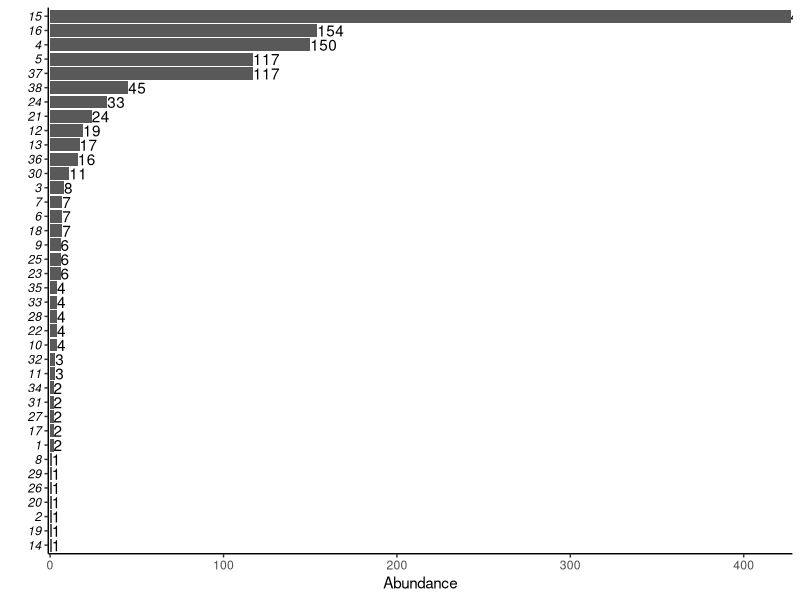
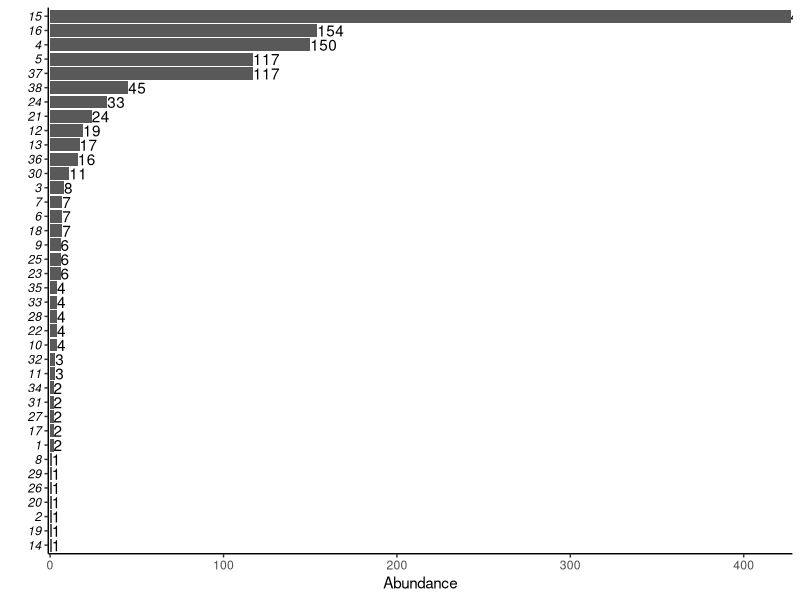

Recreate these plots in R, in order.
# Spatial Figures 
# Author: Isabella Richmond 
# This script is for producing species abundance bar plot


#### Load Packages ####
p <- c("dplyr" ,"ggplot2")
lapply(p, library, character.only=T)


#### Data Input ####
species <- read.csv('output/ButterflySpecies.csv')
butt <- read.csv("output/ButterflyAbundance.csv")


#### Species Counts ####
counts <- select(butt, HESSP:DANPLE)
names(counts) <- species$ScientificNames[match(names(counts), species$SpeciesCode)]
counts <- as.data.frame(colSums(counts, na.rm=TRUE))
counts <- rename(counts, 'count' = `colSums(counts, na.rm = TRUE)`)
counts$species <- row.names(counts)


#### Plot ####
ggplot(counts, aes(count, reorder(species, count, sum))) + 
  geom_bar(stat = 'identity') + 
  geom_text(aes(label = count), hjust = 0) + 
  theme_classic() + 
  theme(axis.text.y = element_text(face = 'italic', colour = 'black')) + 
  scale_x_continuous(expand = c(0.0025,0)) + 
  ylab("") + 
  xlab("Abundance")

ggsave("figures/AbundanceHistogram.png")
